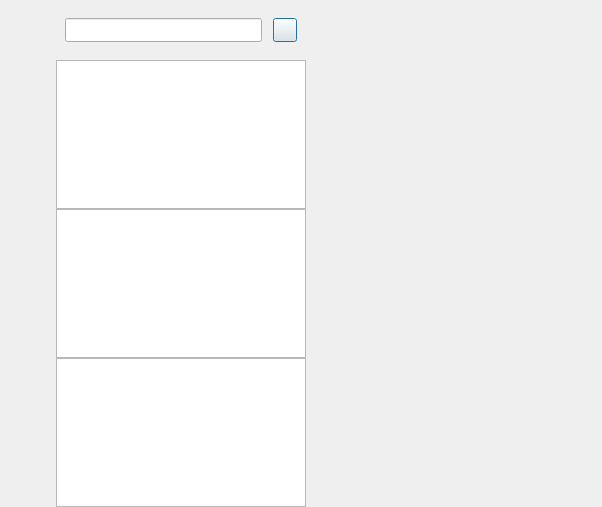
<?xml version="1.0" encoding="UTF-8"?>
<ui version="4.0">
 <class>ChatDialog</class>
 <widget class="QDialog" name="ChatDialog">
  <property name="geometry">
   <rect>
    <x>0</x>
    <y>0</y>
    <width>602</width>
    <height>507</height>
   </rect>
  </property>
  <property name="windowTitle">
   <string>Dialog</string>
  </property>
  <layout class="QHBoxLayout" name="horizontalLayout">
   <property name="spacing">
    <number>0</number>
   </property>
   <property name="leftMargin">
    <number>0</number>
   </property>
   <property name="topMargin">
    <number>0</number>
   </property>
   <property name="rightMargin">
    <number>0</number>
   </property>
   <property name="bottomMargin">
    <number>0</number>
   </property>
   <item>
    <widget class="QWidget" name="side_bar" native="true">
     <property name="sizePolicy">
      <sizepolicy hsizetype="Fixed" vsizetype="Expanding">
       <horstretch>0</horstretch>
       <verstretch>0</verstretch>
      </sizepolicy>
     </property>
     <property name="minimumSize">
      <size>
       <width>56</width>
       <height>0</height>
      </size>
     </property>
     <property name="maximumSize">
      <size>
       <width>56</width>
       <height>16777215</height>
      </size>
     </property>
     <layout class="QVBoxLayout" name="verticalLayout_4">
      <property name="spacing">
       <number>30</number>
      </property>
      <property name="leftMargin">
       <number>10</number>
      </property>
      <property name="topMargin">
       <number>30</number>
      </property>
      <property name="rightMargin">
       <number>0</number>
      </property>
      <property name="bottomMargin">
       <number>0</number>
      </property>
      <item>
       <widget class="QWidget" name="widget_2" native="true">
        <property name="minimumSize">
         <size>
          <width>29</width>
          <height>29</height>
         </size>
        </property>
        <layout class="QVBoxLayout" name="verticalLayout_5">
         <property name="spacing">
          <number>30</number>
         </property>
         <property name="leftMargin">
          <number>0</number>
         </property>
         <property name="topMargin">
          <number>0</number>
         </property>
         <property name="rightMargin">
          <number>0</number>
         </property>
         <property name="bottomMargin">
          <number>0</number>
         </property>
         <item>
          <widget class="QLabel" name="side_head_lb">
           <property name="minimumSize">
            <size>
             <width>35</width>
             <height>35</height>
            </size>
           </property>
           <property name="maximumSize">
            <size>
             <width>35</width>
             <height>35</height>
            </size>
           </property>
           <property name="text">
            <string/>
           </property>
          </widget>
         </item>
         <item>
          <widget class="StateWidget" name="side_chat_lb" native="true">
           <property name="minimumSize">
            <size>
             <width>30</width>
             <height>30</height>
            </size>
           </property>
           <property name="maximumSize">
            <size>
             <width>30</width>
             <height>30</height>
            </size>
           </property>
          </widget>
         </item>
         <item>
          <widget class="StateWidget" name="side_contact_lb" native="true">
           <property name="minimumSize">
            <size>
             <width>30</width>
             <height>30</height>
            </size>
           </property>
           <property name="maximumSize">
            <size>
             <width>30</width>
             <height>30</height>
            </size>
           </property>
          </widget>
         </item>
        </layout>
       </widget>
      </item>
      <item>
       <widget class="QWidget" name="widget" native="true"/>
      </item>
      <item>
       <spacer name="verticalSpacer">
        <property name="orientation">
         <enum>Qt::Vertical</enum>
        </property>
        <property name="sizeHint" stdset="0">
         <size>
          <width>20</width>
          <height>40</height>
         </size>
        </property>
       </spacer>
      </item>
     </layout>
    </widget>
   </item>
   <item>
    <widget class="QWidget" name="chat_user_wid" native="true">
     <property name="sizePolicy">
      <sizepolicy hsizetype="Preferred" vsizetype="Expanding">
       <horstretch>0</horstretch>
       <verstretch>0</verstretch>
      </sizepolicy>
     </property>
     <property name="minimumSize">
      <size>
       <width>250</width>
       <height>0</height>
      </size>
     </property>
     <property name="maximumSize">
      <size>
       <width>250</width>
       <height>16777215</height>
      </size>
     </property>
     <layout class="QVBoxLayout" name="verticalLayout">
      <property name="spacing">
       <number>0</number>
      </property>
      <property name="leftMargin">
       <number>0</number>
      </property>
      <property name="topMargin">
       <number>0</number>
      </property>
      <property name="rightMargin">
       <number>0</number>
      </property>
      <property name="bottomMargin">
       <number>0</number>
      </property>
      <item>
       <widget class="QWidget" name="search_wid" native="true">
        <property name="minimumSize">
         <size>
          <width>0</width>
          <height>60</height>
         </size>
        </property>
        <property name="maximumSize">
         <size>
          <width>16777215</width>
          <height>60</height>
         </size>
        </property>
        <layout class="QHBoxLayout" name="horizontalLayout_2">
         <property name="spacing">
          <number>6</number>
         </property>
         <property name="leftMargin">
          <number>9</number>
         </property>
         <property name="topMargin">
          <number>9</number>
         </property>
         <property name="rightMargin">
          <number>9</number>
         </property>
         <property name="bottomMargin">
          <number>9</number>
         </property>
         <item>
          <widget class="CustomizeEdit" name="search_edit">
           <property name="minimumSize">
            <size>
             <width>0</width>
             <height>24</height>
            </size>
           </property>
           <property name="maximumSize">
            <size>
             <width>16777215</width>
             <height>24</height>
            </size>
           </property>
          </widget>
         </item>
         <item>
          <spacer name="horizontalSpacer">
           <property name="orientation">
            <enum>Qt::Horizontal</enum>
           </property>
           <property name="sizeType">
            <enum>QSizePolicy::Fixed</enum>
           </property>
           <property name="sizeHint" stdset="0">
            <size>
             <width>5</width>
             <height>20</height>
            </size>
           </property>
          </spacer>
         </item>
         <item>
          <widget class="ClickedBtn" name="add_btn">
           <property name="minimumSize">
            <size>
             <width>24</width>
             <height>24</height>
            </size>
           </property>
           <property name="maximumSize">
            <size>
             <width>24</width>
             <height>24</height>
            </size>
           </property>
           <property name="text">
            <string/>
           </property>
          </widget>
         </item>
        </layout>
       </widget>
      </item>
      <item>
       <widget class="SearchList" name="search_list"/>
      </item>
      <item>
       <widget class="ChatUserList" name="chat_user_list">
        <property name="minimumSize">
         <size>
          <width>250</width>
          <height>0</height>
         </size>
        </property>
        <property name="maximumSize">
         <size>
          <width>250</width>
          <height>16777215</height>
         </size>
        </property>
       </widget>
      </item>
      <item>
       <widget class="ContactUserList" name="con_user_list"/>
      </item>
     </layout>
    </widget>
   </item>
   <item>
    <widget class="QStackedWidget" name="stackedWidget">
     <property name="minimumSize">
      <size>
       <width>50</width>
       <height>0</height>
      </size>
     </property>
     <property name="currentIndex">
      <number>0</number>
     </property>
     <widget class="ChatPage" name="chat_page"/>
     <widget class="ApplyFriendPage" name="friend_apply_page"/>
     <widget class="FriendInfoPage" name="friend_info_page"/>
    </widget>
   </item>
  </layout>
 </widget>
 <customwidgets>
  <customwidget>
   <class>ClickedBtn</class>
   <extends>QPushButton</extends>
   <header location="global">clickedbtn.h</header>
  </customwidget>
  <customwidget>
   <class>CustomizeEdit</class>
   <extends>QLineEdit</extends>
   <header>customizeedit.h</header>
  </customwidget>
  <customwidget>
   <class>ChatUserList</class>
   <extends>QListWidget</extends>
   <header>chatuserlist.h</header>
  </customwidget>
  <customwidget>
   <class>SearchList</class>
   <extends>QListWidget</extends>
   <header>searchlist.h</header>
  </customwidget>
  <customwidget>
   <class>ContactUserList</class>
   <extends>QListWidget</extends>
   <header location="global">contactuserlist.h</header>
  </customwidget>
  <customwidget>
   <class>ApplyFriendPage</class>
   <extends>QWidget</extends>
   <header location="global">applyfriendpage.h</header>
   <container>1</container>
  </customwidget>
  <customwidget>
   <class>ChatPage</class>
   <extends>QWidget</extends>
   <header location="global">chatpage.h</header>
   <container>1</container>
  </customwidget>
  <customwidget>
   <class>StateWidget</class>
   <extends>QWidget</extends>
   <header location="global">statewidget.h</header>
   <container>1</container>
  </customwidget>
  <customwidget>
   <class>FriendInfoPage</class>
   <extends>QWidget</extends>
   <header location="global">friendinfopage.h</header>
   <container>1</container>
  </customwidget>
 </customwidgets>
 <resources/>
 <connections/>
</ui>
